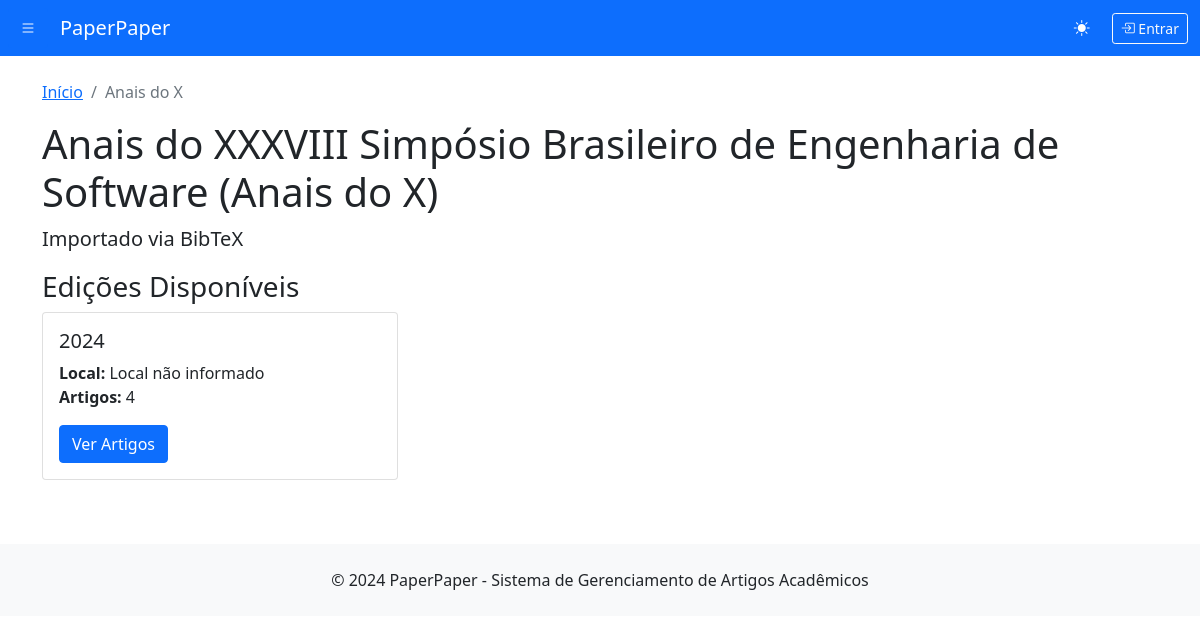
Before: /anais-do-x/ with the older database file.
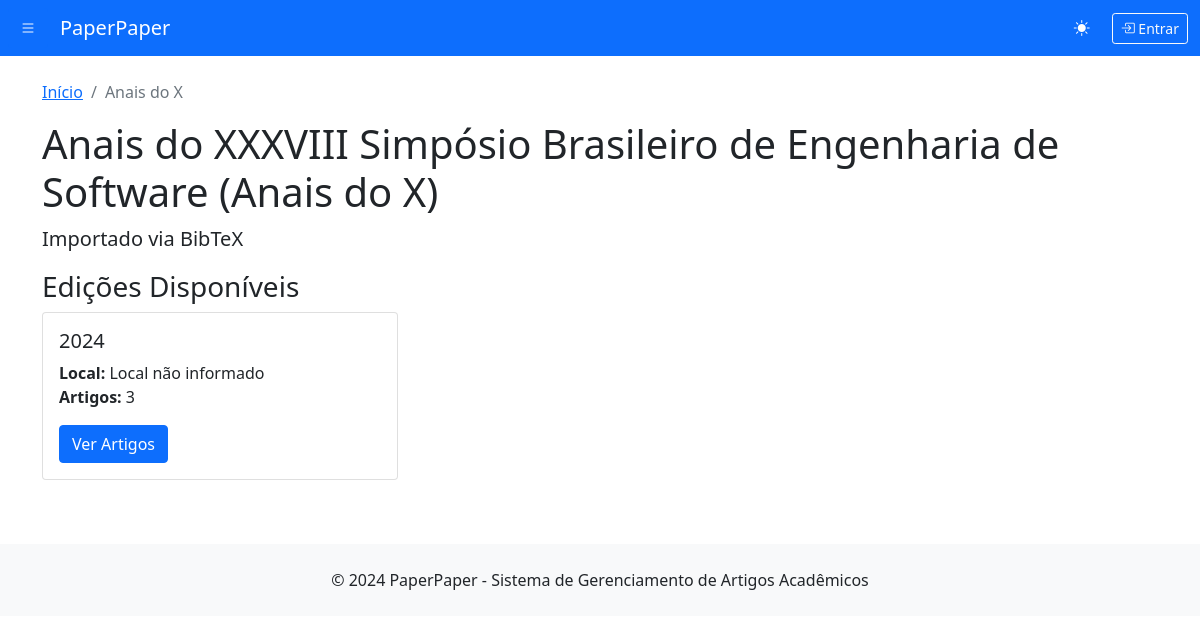
After: the same page with the newer database file.
### paperpaper/models.py (models this page shows, shortened)
class Event(models.Model):
    name = models.CharField(max_length=200, verbose_name="Nome do Evento")
    acronym = models.CharField(max_length=20, unique=True, verbose_name="Sigla")
    promoting_entity = models.CharField(max_length=200, verbose_name="Entidade Promotora")
    slug = models.SlugField(unique=True, blank=True)
    created_at = models.DateTimeField(auto_now_add=True)
    updated_at = models.DateTimeField(auto_now=True)
    class Meta:
        verbose_name = "Evento"
        verbose_name_plural = "Eventos"
        ordering = ['name']

class Edition(models.Model):
    event = models.ForeignKey(Event, on_delete=models.CASCADE, related_name='editions')
    year = models.PositiveIntegerField(verbose_name="Ano")
    location = models.CharField(max_length=200, verbose_name="Local")
    created_at = models.DateTimeField(auto_now_add=True)
    updated_at = models.DateTimeField(auto_now=True)
    class Meta:
        verbose_name = "Edição"
        verbose_name_plural = "Edições"
        unique_together = ['event', 'year']
        ordering = ['-year']

### paperpaper/views.py (the view)
# urls.py: path('<slug:slug>/', views.event_detail, name='event_detail'),
def event_detail(request, slug):
    event = get_object_or_404(Event, slug=slug)
    editions = event.editions.all().order_by('-year')
    context = {
        'event': event,
        'editions': editions
    }
    return render(request, 'paperpaper/event_detail.html', context)

### templates/paperpaper/event_detail.html (shortened to what this page needs)
{% extends 'paperpaper/base.html' %}
{% block content %}
<div class="row">
    <div class="col-12">
        <nav aria-label="breadcrumb">
            <ol class="breadcrumb">
                <li class="breadcrumb-item"><a href="{% url 'home' %}">Início</a></li>
                <li class="breadcrumb-item active">{{ event.acronym }}</li>
            </ol>
        </nav>
        <h1>{{ event.name }} ({{ event.acronym }})</h1>
        <p class="lead">{{ event.promoting_entity }}</p>
        {% if editions %}
            <h3>Edições Disponíveis</h3>
            <div class="row">
                {% for edition in editions %}
                <div class="col-md-6 col-lg-4 mb-3">
                    <div class="card">
                        <div class="card-body">
                            <h5 class="card-title">{{ edition.year }}</h5>
                            <p class="card-text">
                                <strong>Local:</strong> {{ edition.location }}<br>
                                <strong>Artigos:</strong> {{ edition.articles.count }}
                            </p>
                            <a href="{% url 'edition_detail' event.slug edition.year %}" class="btn btn-primary">
                                Ver Artigos
                            </a>
                        </div>
                    </div>
                </div>
                {% endfor %}
            </div>
        {% else %}
            <div class="alert alert-info">
                Nenhuma edição cadastrada para este evento ainda.
            </div>
        {% endif %}
    </div>
</div>
{% endblock %}

### templates/paperpaper/base.html (shortened to what this page needs)
<!DOCTYPE html>
<html lang="pt-br">
<head>
    <link href="https://cdn.jsdelivr.net/npm/bootstrap@5.1.3/dist/css/bootstrap.min.css" rel="stylesheet">
    <link href="https://cdn.jsdelivr.net/npm/bootstrap-icons@1.8.0/font/bootstrap-icons.css" rel="stylesheet">
</head>
<body>
    <button class="sidebar-toggle" id="sidebarToggle">
        <i class="bi bi-list"></i>
    </button>
    <nav class="navbar navbar-expand-lg navbar-dark bg-primary">
        <div class="container-fluid">
            <a class="navbar-brand ms-5" href="{% url 'home' %}">PaperPaper</a>
            <div class="ms-auto d-flex align-items-center">
                <button class="theme-toggle" id="themeToggle" title="Alternar tema">
                    <i class="bi bi-sun-fill" id="themeIcon"></i>
                </button>
                {% if user.is_authenticated %}
                    <span class="navbar-text me-3">
                        Olá, {{ user.first_name|default:user.username }}!
                    </span>
                    <form method="post" action="{% url 'admin_logout' %}" class="d-inline">
                        {% csrf_token %}
                        <button type="submit" class="btn btn-outline-light btn-sm">
                            <i class="bi bi-box-arrow-right"></i> Sair
                        </button>
                    </form>
                {% else %}
                    <a href="{% url 'admin:login' %}" class="btn btn-outline-light btn-sm">
                        <i class="bi bi-box-arrow-in-right"></i> Entrar
                    </a>
                {% endif %}
            </div>
        </div>
    </nav>
    <div class="main-content" id="mainContent">
        <main class="container mt-4">
            {% block content %}
            {% endblock %}
        </main>
        <footer class="bg-light mt-5 py-4">
            <div class="container text-center">
                <p class="mb-0">&copy; 2024 PaperPaper - Sistema de Gerenciamento de Artigos Acadêmicos</p>
            </div>
        </footer>
    </div>
</body>
</html>

### templates/paperpaper/base.html (style rules this page uses)
.main-content { margin-left: 0; transition: margin-left 0.3s ease; }
.navbar { z-index: 1001; }
.sidebar-toggle { position: fixed; top: 8px; left: 8px; z-index: 1002; background: #0d6efd; border: none; color: white; padding: 8px 12px; border-radius: 4px; }
.theme-toggle { border: none; background: transparent; color: #ffffff; padding: 8px 12px; border-radius: 4px; transition: all 0.3s ease; margin-right: 10px; }

Changed rows visible on the page:
removed Edition: year "2024", location "Local não informado", articles.count "4"
added Edition: year "2024", location "Local não informado", articles.count "3"
